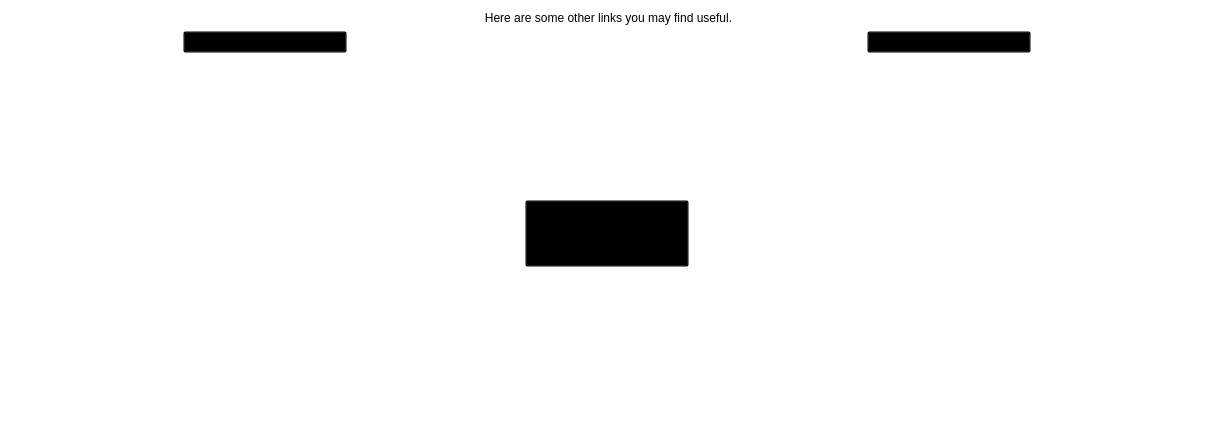
            <widget class="QWidget" name="scrollAreaWidgetContents_4">
             <property name="geometry">
              <rect>
               <x>0</x>
               <y>0</y>
               <width>1217</width>
               <height>447</height>
              </rect>
             </property>
             <property name="sizePolicy">
              <sizepolicy hsizetype="Expanding" vsizetype="Expanding">
               <horstretch>0</horstretch>
               <verstretch>0</verstretch>
              </sizepolicy>
             </property>
             <property name="styleSheet">
              <string notr="true">background:transparent;</string>
             </property>
             <layout class="QGridLayout" name="gridLayout_24">
              <item row="1" column="0">
               <layout class="QGridLayout" name="gridLayout_4">
                <item row="3" column="2">
                 <widget class="QPushButton" name="usefulButton_5">
                  <property name="sizePolicy">
                   <sizepolicy hsizetype="Minimum" vsizetype="Fixed">
                    <horstretch>0</horstretch>
                    <verstretch>0</verstretch>
                   </sizepolicy>
                  </property>
                  <property name="maximumSize">
                   <size>
                    <width>185</width>
                    <height>74</height>
                   </size>
                  </property>
                  <property name="text">
                   <string/>
                  </property>
                  <property name="icon">
                   <iconset resource="../bitcoin.qrc">
                    <normaloff>:/images/res/images/PaperWalletImg.png</normaloff>:/images/res/images/PaperWalletImg.png</iconset>
                  </property>
                  <property name="iconSize">
                   <size>
                    <width>178</width>
                    <height>73</height>
                   </size>
                  </property>
                  <property name="autoDefault">
                   <bool>false</bool>
                  </property>
                  <property name="flat">
                   <bool>true</bool>
                  </property>
                 </widget>
                </item>
                <item row="3" column="0">
                 <widget class="QPushButton" name="usefulButton_4">
                  <property name="sizePolicy">
                   <sizepolicy hsizetype="Minimum" vsizetype="Fixed">
                    <horstretch>0</horstretch>
                    <verstretch>0</verstretch>
                   </sizepolicy>
                  </property>
                  <property name="maximumSize">
                   <size>
                    <width>185</width>
                    <height>74</height>
                   </size>
                  </property>
                  <property name="text">
                   <string/>
                  </property>
                  <property name="icon">
                   <iconset resource="../bitcoin.qrc">
                    <normaloff>:/images/res/images/discord.png</normaloff>:/images/res/images/discord.png</iconset>
                  </property>
                  <property name="iconSize">
                   <size>
                    <width>271</width>
                    <height>67</height>
                   </size>
                  </property>
                  <property name="autoDefault">
                   <bool>false</bool>
                  </property>
                  <property name="default">
                   <bool>false</bool>
                  </property>
                  <property name="flat">
                   <bool>true</bool>
                  </property>
                 </widget>
                </item>
                <item row="0" column="2">
                 <widget class="QPushButton" name="usefulButton_2">
                  <property name="sizePolicy">
                   <sizepolicy hsizetype="Minimum" vsizetype="Fixed">
                    <horstretch>0</horstretch>
                    <verstretch>0</verstretch>
                   </sizepolicy>
                  </property>
                  <property name="maximumSize">
                   <size>
                    <width>164</width>
                    <height>67</height>
                   </size>
                  </property>
                  <property name="toolTip">
                   <string>&lt;html&gt;&lt;head/&gt;&lt;body&gt;&lt;p&gt;&lt;img src=&quot;:/toolTip/res/tooltips/infositeTooltip.png&quot;/&gt;&lt;/p&gt;&lt;/body&gt;&lt;/html&gt;</string>
                  </property>
                  <property name="text">
                   <string/>
                  </property>
                  <property name="icon">
                   <iconset resource="../bitcoin.qrc">
                    <normaloff>:/images/res/images/Site.png</normaloff>:/images/res/images/Site.png</iconset>
                  </property>
                  <property name="iconSize">
                   <size>
                    <width>161</width>
                    <height>82</height>
                   </size>
                  </property>
                  <property name="autoDefault">
                   <bool>true</bool>
                  </property>
                 </widget>
                </item>
                <item row="1" column="2">
                 <spacer name="verticalSpacer">
                  <property name="orientation">
                   <enum>Qt::Vertical</enum>
                  </property>
                  <property name="sizeHint" stdset="0">
                   <size>
                    <width>20</width>
                    <height>40</height>
                   </size>
                  </property>
                 </spacer>
                </item>
                <item row="1" column="0">
                 <spacer name="verticalSpacer_6">
                  <property name="orientation">
                   <enum>Qt::Vertical</enum>
                  </property>
                  <property name="sizeHint" stdset="0">
                   <size>
                    <width>20</width>
                    <height>40</height>
                   </size>
                  </property>
                 </spacer>
                </item>
                <item row="0" column="0">
                 <widget class="QPushButton" name="usefulButton_1">
                  <property name="maximumSize">
                   <size>
                    <width>164</width>
                    <height>67</height>
                   </size>
                  </property>
                  <property name="toolTip">
                   <string>&lt;html&gt;&lt;head/&gt;&lt;body&gt;&lt;p&gt;&lt;img src=&quot;:/toolTip/res/tooltips/forumTooltip.png&quot;/&gt;&lt;/p&gt;&lt;/body&gt;&lt;/html&gt;</string>
                  </property>
                  <property name="text">
                   <string/>
                  </property>
                  <property name="icon">
                   <iconset resource="../bitcoin.qrc">
                    <normaloff>:/images/res/images/Forum.png</normaloff>:/images/res/images/Forum.png</iconset>
                  </property>
                  <property name="iconSize">
                   <size>
                    <width>161</width>
                    <height>82</height>
                   </size>
                  </property>
                  <property name="autoDefault">
                   <bool>true</bool>
                  </property>
                 </widget>
                </item>
                <item row="1" column="1">
                 <widget class="QPushButton" name="usefulButton_3">
                  <property name="maximumSize">
                   <size>
                    <width>164</width>
                    <height>67</height>
                   </size>
                  </property>
                  <property name="toolTip">
                   <string>&lt;html&gt;&lt;head/&gt;&lt;body&gt;&lt;p&gt;&lt;img src=&quot;:/toolTip/res/tooltips/foundationsiteTooltip.png&quot;/&gt;&lt;/p&gt;&lt;/body&gt;&lt;/html&gt;</string>
                  </property>
                  <property name="text">
                   <string/>
                  </property>
                  <property name="icon">
                   <iconset resource="../bitcoin.qrc">
                    <normaloff>:/images/res/images/foundation.png</normaloff>:/images/res/images/foundation.png</iconset>
                  </property>
                  <property name="iconSize">
                   <size>
                    <width>161</width>
                    <height>82</height>
                   </size>
                  </property>
                  <property name="autoDefault">
                   <bool>true</bool>
                  </property>
                 </widget>
                </item>
                <item row="3" column="1">
                 <widget class="QPushButton" name="usefulButton_6">
                  <property name="sizePolicy">
                   <sizepolicy hsizetype="Minimum" vsizetype="Fixed">
                    <horstretch>0</horstretch>
                    <verstretch>0</verstretch>
                   </sizepolicy>
                  </property>
                  <property name="minimumSize">
                   <size>
                    <width>0</width>
                    <height>0</height>
                   </size>
                  </property>
                  <property name="maximumSize">
                   <size>
                    <width>185</width>
                    <height>74</height>
                   </size>
                  </property>
                  <property name="text">
                   <string/>
                  </property>
                  <property name="icon">
                   <iconset resource="../bitcoin.qrc">
                    <normaloff>:/images/res/images/prohashing.png</normaloff>:/images/res/images/prohashing.png</iconset>
                  </property>
                  <property name="iconSize">
                   <size>
                    <width>179</width>
                    <height>100</height>
                   </size>
                  </property>
                  <property name="autoDefault">
                   <bool>false</bool>
                  </property>
                  <property name="default">
                   <bool>false</bool>
                  </property>
                  <property name="flat">
                   <bool>true</bool>
                  </property>
                 </widget>
                </item>
               </layout>
              </item>
              <item row="0" column="0">
               <layout class="QGridLayout" name="gridLayout_6">
                <item row="0" column="0">
                 <layout class="QHBoxLayout" name="horizontalLayout_7">
                  <item>
                   <widget class="QLabel" name="usefullHeader">
                    <property name="sizePolicy">
                     <sizepolicy hsizetype="Expanding" vsizetype="Preferred">
                      <horstretch>0</horstretch>
                      <verstretch>0</verstretch>
                     </sizepolicy>
                    </property>
                    <property name="minimumSize">
                     <size>
                      <width>0</width>
                      <height>0</height>
                     </size>
                    </property>
                    <property name="styleSheet">
                     <string notr="true">background:transparent</string>
                    </property>
                    <property name="text">
                     <string>&lt;html&gt;&lt;head/&gt;&lt;body&gt;&lt;p align=&quot;center&quot;&gt;&lt;img src=&quot;:/images/res/images/HeaderText/UsefulLinks.png&quot;/&gt;&lt;/p&gt;&lt;p align=&quot;center&quot;&gt;&lt;span&gt;Here are some other links you may find useful.&lt;/span&gt;&lt;/p&gt;&lt;/body&gt;&lt;/html&gt;</string>
                    </property>
                    <property name="wordWrap">
                     <bool>true</bool>
                    </property>
                   </widget>
                  </item>
                 </layout>
                </item>
               </layout>
              </item>
             </layout>
            </widget>
